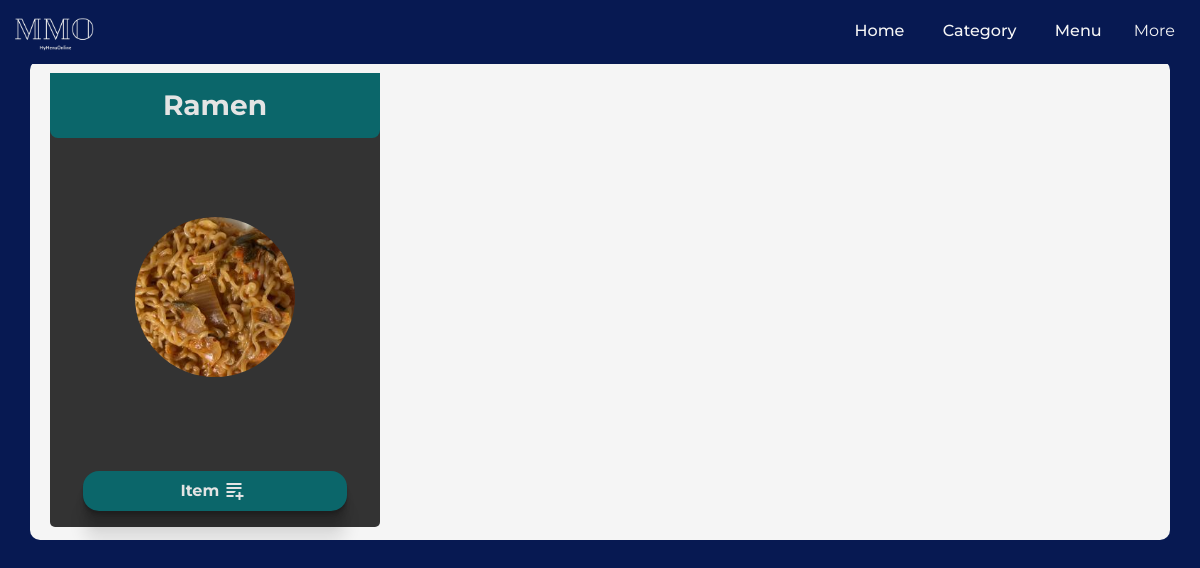
The app's page /client/items/category=48/ (signed in) with its own data.
### client/models.py (models this page shows, shortened)
class Header(models.Model):
    header_text = models.CharField(max_length=100)
    image = models.ImageField(upload_to='images', height_field=None, width_field=None, max_length=None, blank=True, null=True)
    menu = models.ForeignKey(Menu, on_delete=models.CASCADE, related_name='headers')
    description = models.CharField(max_length=50, blank= True, default="")

### client/views.py (the view)
# urls.py: path('items/category=<int:id>/', views.itemList, name= 'itemList'),
@login_required
@menu_creation
def itemList(request, id):
    try:
        header = Header.objects.get(id = id)
    except:
        return HttpResponse('404 page not found')
    if header.menu.user == request.user:
        items = Item.objects.filter(header= header).order_by('price')
        print(items)
        data = {
            'header' : header,
            'items': items,
        }
        return render(request, 'client/itemList.html',data )
    else:
        return HttpResponse('You are not authorized to view this page')

### client/views.py (called while the page is built)
def menu_creation(view_func, verification_url="/client/getstarted/"):
    @functools.wraps(view_func)
    def wrapper(request, *args, **kwargs):
        if Menu.objects.filter(user=request.user).exists():
            return view_func(request, *args, **kwargs)
        messages.info(request, "create menu first")
        print("create menu first")
        return redirect(verification_url)
    return wrapper

### templates/client/itemList.html (shortened to what this page needs)
{% load static %}
<!doctype html>
<html lang="en">
  <head>
    <link rel="stylesheet" href="{% static 'css/styleAdmin.css' %}">
    <link href="https://cdn.jsdelivr.net/npm/bootstrap@5.3.1/dist/css/bootstrap.min.css" rel="stylesheet">
  </head>
  <body>
    {% include 'client/navBar.html' %}
      <div class="container  flexCol">
        <div class="cateloginList ">
          <h3>{{header.header_text}}</h3>
          {% if header.image %}
          <img src="{{header.image.url}}" alt="">
          {% else %}
          <img src="{% static 'img/burger.jpg' %}" alt="">
          {% endif %}
          <p class="myActionButton" onclick="parent.location.href='/client/items/category={{header.id}}/add'"> Item<span class="material-symbols-outlined">
            </span></p>
        </div>
        <div class="itemListScroll">
</div>
</div>
</body>
</html>

### static/css/styleAdmin.css (style rules this page uses)
:root { --text: #3f3f3f; --background: #e4e4e4; --primaryDark : #0B666A; --navPrimaryDark : #071952; --primary : #0B666A; --alertRed : #C70039; --secondary :#F5EDDC; }
* { font-family: 'Montserrat', sans-serif; scrollbar-color: var(--background); scroll-behavior: smooth; }
h1,h2,h3,h4,h5,h6 { text-transform: capitalize; }
body { color: var(--text); background-color: var(--navPrimaryDark) !important; }
.container { max-width: 1140px; z-index: 11; background-color: whitesmoke; margin: 5% 20%; padding: 0.8rem; border-radius: 10px; }
::placeholder { opacity: 1; color: var(--text); }
.flexCol { display: flex; justify-content: space-around; align-items: center; overflow:hidden; height: 480px; }
.myActionButton { margin: auto; width: 80%; color: var(--background); display: flex; justify-content: center; align-items: center; padding: 0.5rem; background-color: #0B666A; font-weight: bolder; margin: 1rem ; cursor: pointer; border-radius: 1rem; box-shadow: 0 2px 1px rgba(0,0,0,0.09), 0 4px 2px rgba(0,0,0,0.09), 0 8px 4px rgba(0,0,0,0.09), 0 16px 8px rgba(0,0,0,0.09), 0 32px 16px rgba(0,0,0,0.09); }
p> span { margin: 0 0.2rem; }
.cateloginList { border-radius: 5px; height: 100%; width: 30%; display: flex; flex-direction: column; align-items: center; align-content: center; background-color: #333; margin: 0 0.5rem; }
.itemListScroll { border-radius: 5px; height: 100%; width: 70%; overflow: scroll; }
.cateloginList > img { height: 10rem; width: 10rem; border-radius: 50%; margin: auto; object-fit: cover; }
.cateloginList > h3 { margin: 1rem auto; font-weight: bolder; color: whitesmoke; }
@media only screen and (min-width: 700px) { .cateloginList > h3 { width: 100%; text-align: center; padding: 1rem; background-color: var(--primaryDark); color: var(--background) !important; margin: 0; border-radius: 0rem 0rem 0.5rem 0.5rem; } }
@media only screen and (min-width: 700px) { .container { margin-bottom: 0 !important ; } }
.addCategoryButtonBlock > p,span { margin: auto 0.3rem; }

### records on screen
Header: header_text "Ramen", image (picture)
